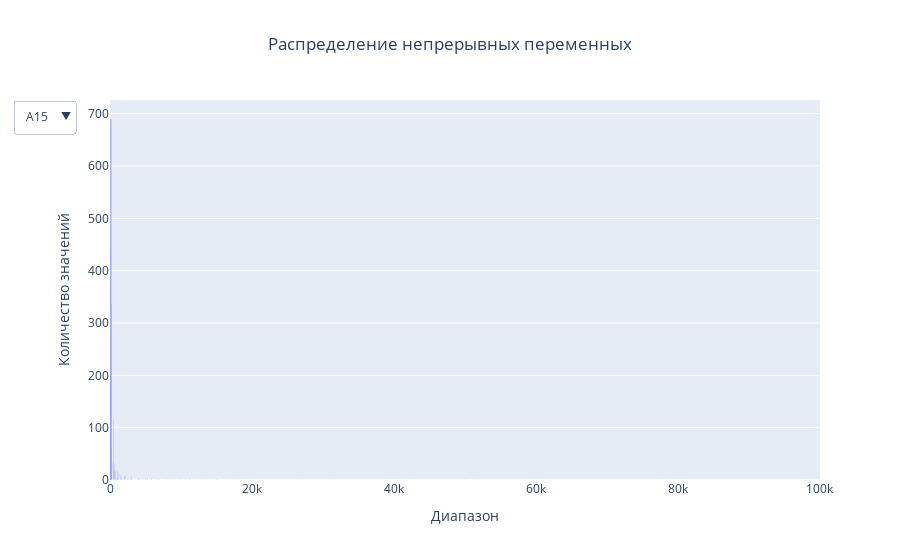

The cell this chart's notebook holds for it:
### Code cell
updatemenu = [dict()]
buttons = []
fig = go.Figure()
for i in continuous.name:
    fig.add_trace(px.histogram(df, x=i).data[0])

for i, col in enumerate(continuous.name):

    visibles = [False] * len(continuous.name)
    visibles[i] = True
    buttons.append(dict(method='restyle',
                        label=col,
                        args=["visible", visibles]
                        ))

updatemenu[0]['buttons'] = buttons
updatemenu[0]['direction'] = 'down'
updatemenu[0]['showactive'] = True

fig.update_layout(showlegend=True, updatemenus=updatemenu)
fig.update_layout(
     title={
        "text": "Распределение непрерывных переменных",
        "x": 0.5
    },
    xaxis_title="Диапазон",
    yaxis_title="Количество значений"
)
fig.show()

### Figure 1 — Plotly figure (JSON) as saved in the notebook; plotly's stock layout.template omitted (floating-point values rounded to 4 significant figures; data arrays with more than 128 entries replaced by an {"elided": "..."} marker saying what was removed)
{"data": [{"alignmentgroup": "True", "bingroup": "x", "hovertemplate": "A15=%{x}<br>count=%{y}<extra></extra>", "legendgroup": "", "marker": {"color": "#636efa", "pattern": {"shape": ""}}, "name": "", "offsetgroup": "", "orientation": "v", "showlegend": false, "type": "histogram", "x": {"elided": "690 int values"}, "xaxis": "x", "yaxis": "y"}, {"alignmentgroup": "True", "bingroup": "x", "hovertemplate": "A14=%{x}<br>count=%{y}<extra></extra>", "legendgroup": "", "marker": {"color": "#636efa", "pattern": {"shape": ""}}, "name": "", "offsetgroup": "", "orientation": "v", "showlegend": false, "type": "histogram", "x": {"elided": "690 float values"}, "xaxis": "x", "yaxis": "y"}, {"alignmentgroup": "True", "bingroup": "x", "hovertemplate": "A11=%{x}<br>count=%{y}<extra></extra>", "legendgroup": "", "marker": {"color": "#636efa", "pattern": {"shape": ""}}, "name": "", "offsetgroup": "", "orientation": "v", "showlegend": false, "type": "histogram", "x": {"elided": "690 int values"}, "xaxis": "x", "yaxis": "y"}, {"alignmentgroup": "True", "bingroup": "x", "hovertemplate": "A8=%{x}<br>count=%{y}<extra></extra>", "legendgroup": "", "marker": {"color": "#636efa", "pattern": {"shape": ""}}, "name": "", "offsetgroup": "", "orientation": "v", "showlegend": false, "type": "histogram", "x": {"elided": "690 float values"}, "xaxis": "x", "yaxis": "y"}, {"alignmentgroup": "True", "bingroup": "x", "hovertemplate": "A3=%{x}<br>count=%{y}<extra></extra>", "legendgroup": "", "marker": {"color": "#636efa", "pattern": {"shape": ""}}, "name": "", "offsetgroup": "", "orientation": "v", "showlegend": false, "type": "histogram", "x": {"elided": "690 float values"}, "xaxis": "x", "yaxis": "y"}, {"alignmentgroup": "True", "bingroup": "x", "hovertemplate": "A2=%{x}<br>count=%{y}<extra></extra>", "legendgroup": "", "marker": {"color": "#636efa", "pattern": {"shape": ""}}, "name": "", "offsetgroup": "", "orientation": "v", "showlegend": false, "type": "histogram", "x": {"elided": "690 float values"}, "xaxis": "x", "yaxis": "y"}], "layout": {"showlegend": true, "title": {"text": "Распределение непрерывных переменных", "x": 0.5}, "updatemenus": [{"buttons": [{"args": ["visible", [true, false, false, false, false, false]], "label": "A15", "method": "restyle"}, {"args": ["visible", [false, true, false, false, false, false]], "label": "A14", "method": "restyle"}, {"args": ["visible", [false, false, true, false, false, false]], "label": "A11", "method": "restyle"}, {"args": ["visible", [false, false, false, true, false, false]], "label": "A8", "method": "restyle"}, {"args": ["visible", [false, false, false, false, true, false]], "label": "A3", "method": "restyle"}, {"args": ["visible", [false, false, false, false, false, true]], "label": "A2", "method": "restyle"}], "direction": "down", "showactive": true}], "xaxis": {"title": {"text": "Диапазон"}}, "yaxis": {"title": {"text": "Количество значений"}}}}
